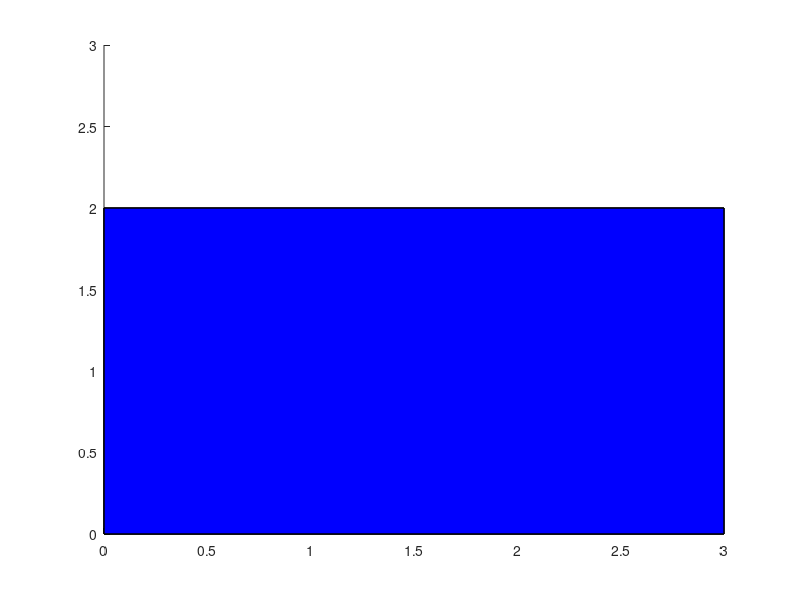

MATLAB code to generate this figure:
ht = 1

% tum x y  eksenlerini tek bir vektor yap
% en buyugunu bulup limit sec
n1 = [0,0,0];
n2 = [0,2,0];
n3 = [3,2,0];
n4 = [3,0,0];

% diger yuzeyi hesapla
n5 = n1; n5(3) = n5(3) + ht;
n6 = n2; n6(3) = n6(3) + ht;
n7 = n3; n7(3) = n7(3) + ht;
n8 = n4; n8(3) = n8(3) + ht;

lim = 3
xlim([0 lim]);
ylim([0 lim]);
zlim([0 lim]);

y1 = patch([n1(1),n2(1),n3(1),n4(1)],[n1(2),n2(2),n3(2),n4(2)],
[n1(3),n2(3),n3(3),n4(3)],'b');

y2 = patch([n5(1),n6(1),n7(1),n7(1)],[n5(2),n6(2),n7(2),n8(2)],
[n5(3),n6(3),n7(3),n8(3)],'b');

% 1 2 6 5
y3 = patch([n1(1),n2(1),n6(1),n5(1)],[n1(2),n2(2),n6(2),n5(2)],
[n1(3),n2(3),n6(3),n5(3)],'b');

% 1 4 8 5
y4 = patch([n1(1),n4(1),n8(1),n5(1)],[n1(2),n4(2),n8(2),n5(2)],
[n1(3),n4(3),n8(3),n5(3)],'b');

% 4 3 7 8  
y5 = patch([n4(1),n3(1),n7(1),n8(1)],[n4(2),n3(2),n7(2),n8(2)],
[n4(3),n3(3),n7(3),n8(3)],'b');

% 2 3 7 6
y6 = patch([n2(1),n3(1),n7(1),n6(1)],[n2(2),n3(2),n7(2),n6(2)],
[n2(3),n3(3),n7(3),n6(3)],'b');

%yuzey1 = patch([0,3,3,0],[0,0,2,2],[0,0,0,0],'blue') % yuzey 1
%yuzey2 = patch([0,3,3,0],[0,0,2,2],[2,2,2,2],'blue') % yuzey 2 

% noktalarain sirasını gozet ?

%patch([0,0,0,0],[0,0,2,2],[0,2,2,0],'green')